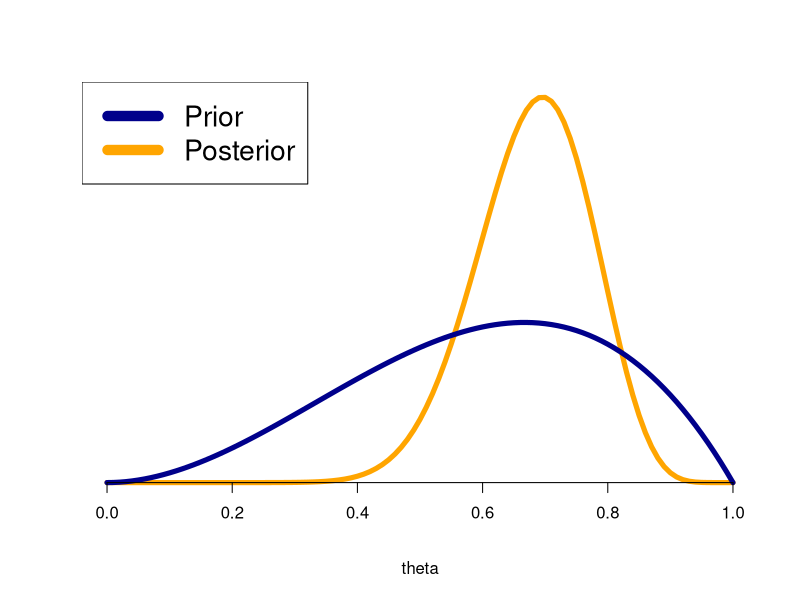

The R script that drew this image:
## ---- chunk 1
N = 20
y = 14

theta = seq(0, 1, by=0.01)
prior = dbeta(theta, 3, 2)
likelihood = dbinom(y, N, theta)
joint = prior * likelihood

posterior = joint / sum(joint)

print(cbind(theta, prior, posterior)[1:10, ])
## ---- chunk 2
prior = prior / sum(prior)
plot(theta, posterior, type="l", col="orange", lwd=5, xlim=c(0,1), xlab="theta", ylab="", axes=FALSE)
lines(theta, prior, col="darkblue", lwd=5)
legend("topleft", legend=c("Prior", "Posterior"),
       col=c("darkblue", "orange"), lty=1, cex=1.7, lwd=10)
axis(1, pos=0)
